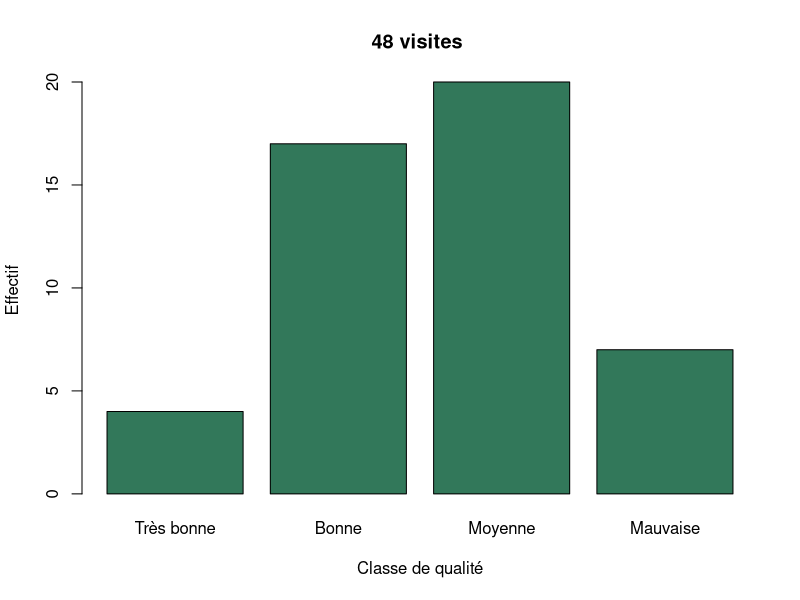
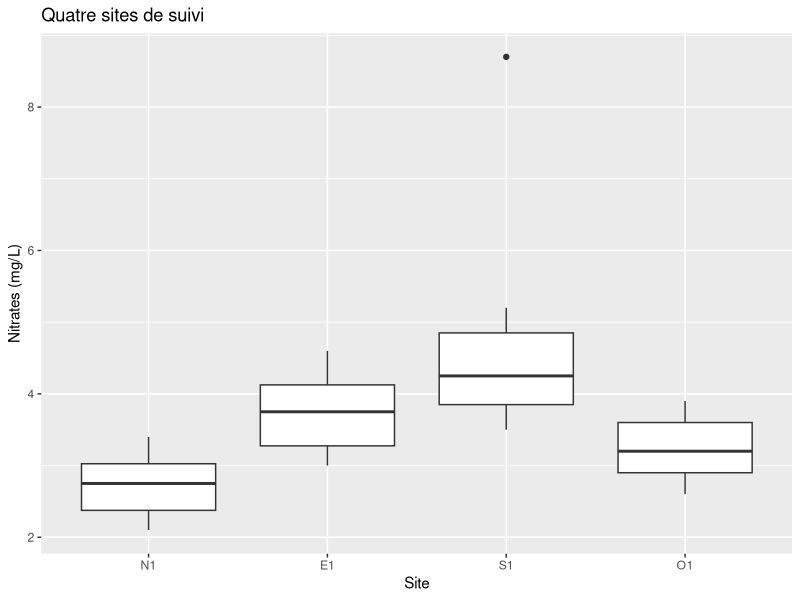
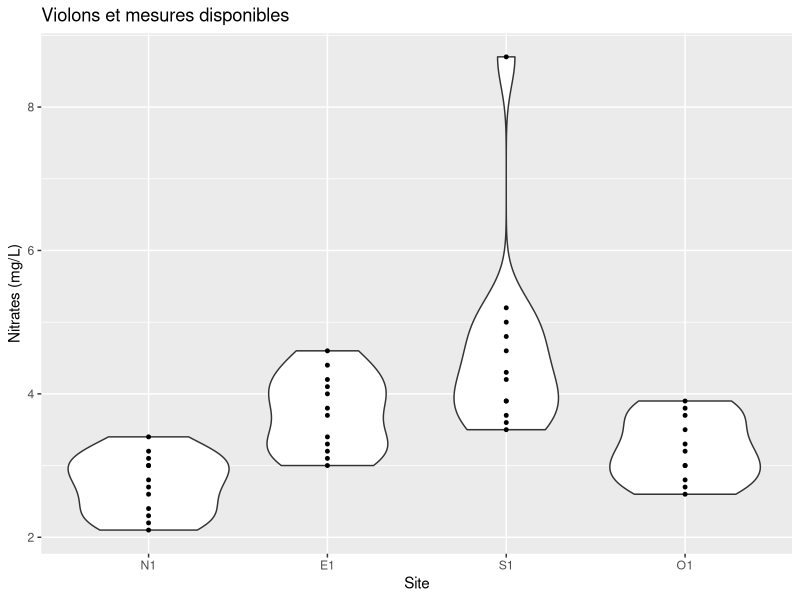
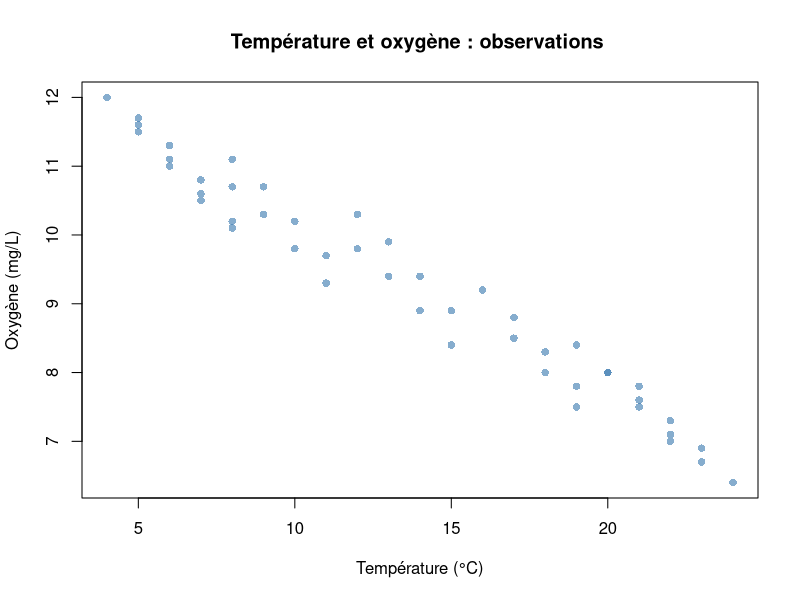
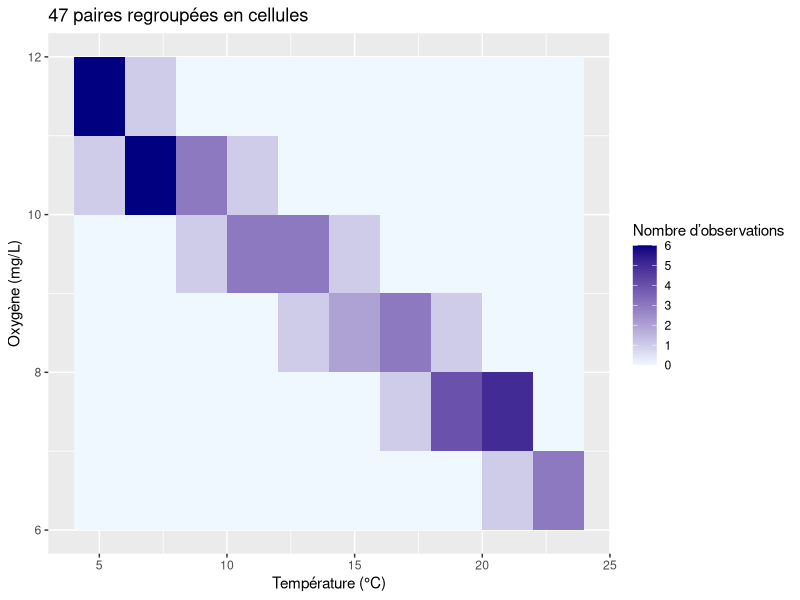
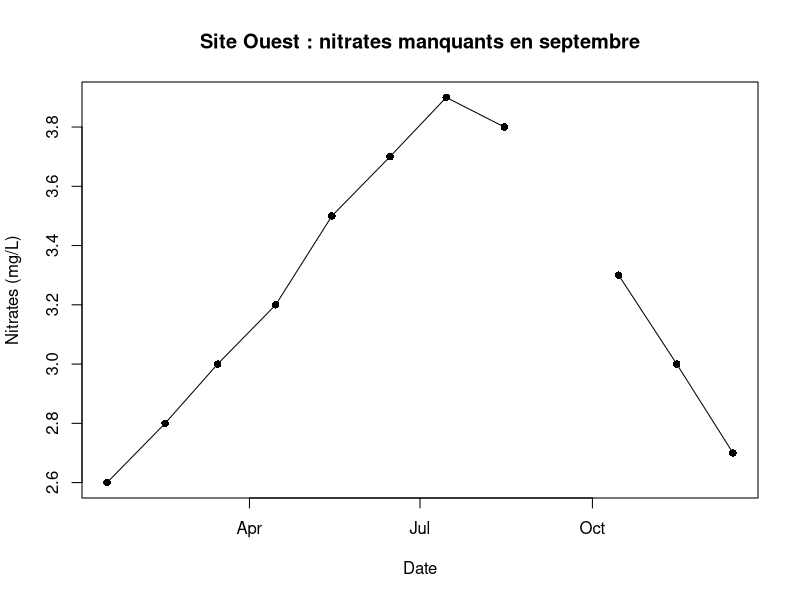
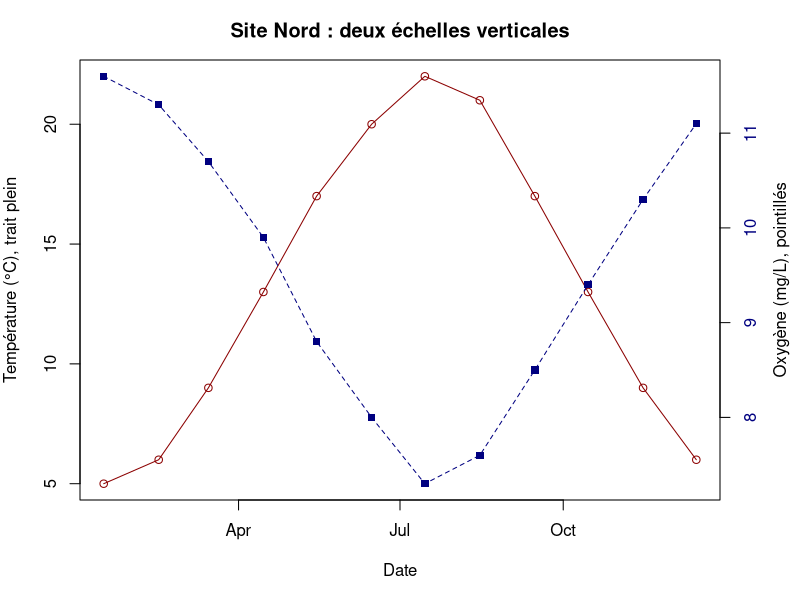

Generate these figures, in order, with R:
## ---- chunk 1
#| label: exemple-3-1-effectifs
# Bloc 1 : Effectifs
donnees <- read.csv("data/qualite_eau_visualisation.csv",
                    fileEncoding = "CP1252")
ordre <- c("très bonne", "bonne", "moyenne", "mauvaise")
effectifs <- table(factor(donnees$classe_qualite, levels = ordre))
print(effectifs)
cat("Classes manquantes :", sum(is.na(donnees$classe_qualite)), "\n")
## ---- chunk 2
#| label: exemple-3-1-barres
#| fig-width: 7
#| fig-height: 3.5
#| fig-alt: "Diagramme en barres"
# Bloc 2 : Diagramme en barres
barplot(effectifs, names.arg = c("Très bonne", "Bonne", "Moyenne", "Mauvaise"),
        col = "#32785a", xlab = "Classe de qualité", ylab = "Effectif",
        main = "48 visites ")
## ---- chunk 3
#| label: exemple-3-1-proportions
# Bloc 3 : Pourcentages
pourcentages <- 100 * effectifs / sum(effectifs)
print(round(pourcentages, 1))
## ---- chunk 4
#| label: exemple-3-2-quartiles
# Bloc 4 : Quartiles
donnees <- read.csv("data/qualite_eau_visualisation.csv",
                    fileEncoding = "CP1252")
mesures <- donnees$nitrates_mg_l[donnees$site == "O1"]
valeurs <- mesures[!is.na(mesures)]
cat("Disponibles :", length(valeurs), "Manquantes :", sum(is.na(mesures)), "\n")
quartiles <- quantile(valeurs, c(0.25, 0.5, 0.75), type = 7)
q1 <- quartiles[1]
mediane <- quartiles[2]
q3 <- quartiles[3]
print(quartiles)
## ---- chunk 5
#| label: exemple-3-2-bornes
# Bloc 5 : Moustaches
ecart_interquartile <- q3 - q1
borne_basse <- q1 - 1.5 * ecart_interquartile
borne_haute <- q3 + 1.5 * ecart_interquartile
interieur <- valeurs >= borne_basse & valeurs <= borne_haute
cat("Bornes :", borne_basse, borne_haute, "mg/L\n")
cat("Moustaches (mg/L) :", range(valeurs[interieur]), "\n")
cat("Valeurs signalées (mg/L) :", valeurs[!interieur], "\n")
## ---- chunk 6
#| label: exemple-3-2-groupes
#| fig-width: 7
#| fig-height: 3.5
#| fig-alt: "Comparer les sites"
# Bloc 6 : Comparer les sites
library(ggplot2)

donnees$site <- factor(donnees$site, levels = c("N1", "E1", "S1", "O1"))
mesures <- donnees[!is.na(donnees$nitrates_mg_l), ]
print(table(mesures$site))  # Mesures disponibles
print(aggregate(nitrates_mg_l ~ site, data = mesures, FUN = median))
ggplot(mesures, aes(x = site, y = nitrates_mg_l)) +
  geom_boxplot() +
  labs(x = "Site", y = "Nitrates (mg/L)", title = "Quatre sites de suivi")
## ---- chunk 7
#| label: exemple-3-2-violon
#| fig-width: 7
#| fig-height: 3.5
#| fig-alt: "Violon et observations"
# Bloc 7 : Violon et observations
ggplot(mesures, aes(x = site, y = nitrates_mg_l)) +
  geom_violin(trim = TRUE) +  # Arrêter aux extrêmes observés
  geom_point(size = 1) +
  labs(x = "Site", y = "Nitrates (mg/L)",
       title = "Violons et mesures disponibles")
## ---- chunk 8
#| label: exemple-3-3-nuage
#| fig-width: 7
#| fig-height: 3.5
#| fig-alt: "Nuage de points"
# Bloc 8 : Nuage de points
donnees <- read.csv("data/qualite_eau_visualisation.csv",
                    fileEncoding = "CP1252")
colonnes <- c("temperature_c", "oxygene_mg_l")
paires <- donnees[complete.cases(donnees[colonnes]), colonnes]
cat("Paires complètes :", nrow(paires), "Exclues :", nrow(donnees) - nrow(paires), "\n")
plot(paires$temperature_c, paires$oxygene_mg_l,
     pch = 16, col = adjustcolor("steelblue", alpha.f = 0.65),
     xlab = "Température (°C)", ylab = "Oxygène (mg/L)",
     main = "Température et oxygène : observations ")
## ---- chunk 9
#| label: exemple-3-3-grille
#| fig-width: 7
#| fig-height: 3.5
#| fig-alt: "Grille des effectifs"
# Bloc 9 : Grille des effectifs
library(ggplot2)

# Cellules : largeur de 2 °C et hauteur de 1 mg/L
limites_x <- seq(4, 26, by = 2)
limites_y <- 5:13
ggplot(paires, aes(x = temperature_c, y = oxygene_mg_l)) +
  geom_bin_2d(breaks = list(x = limites_x, y = limites_y),
              closed = "left", drop = FALSE) +
  scale_fill_gradient(low = "aliceblue", high = "navy") +
  labs(x = "Température (°C)", y = "Oxygène (mg/L)",
       fill = "Nombre d’observations", title = "47 paires regroupées en cellules")
## ---- chunk 10
#| label: exemple-3-3-donnees
# Bloc 10 : Préparer les dates
donnees$date <- as.Date(donnees$date, format = "%d.%m.%Y")
serie <- donnees[donnees$site == "O1", c("date", "nitrates_mg_l")]
serie <- serie[order(serie$date), ]
print(serie$date[is.na(serie$nitrates_mg_l)])
## ---- chunk 11
#| label: exemple-3-3-ligne
#| fig-width: 7
#| fig-height: 3.5
#| fig-alt: "Série temporelle"
# Bloc 11 : Série temporelle
plot(serie$date, serie$nitrates_mg_l, type = "o", pch = 16,
     xlab = "Date", ylab = "Nitrates (mg/L)",
     main = "Site Ouest : nitrates manquants en septembre")
## ---- chunk 12
#| label: exemple-3-3-doubleaxes
#| fig-width: 7
#| fig-height: 3.5
#| fig-alt: "Deux axes verticaux"
# Bloc 12 : Deux axes verticaux
nord <- donnees[donnees$site == "N1", ]
nord <- nord[order(nord$date), ]
cat("Visites :", nrow(nord), "\n")  # 12 paires complètes sur ce site
par(mar = c(5, 4, 3, 4))  # Place pour les deux axes verticaux
plot(nord$date, nord$temperature_c, type = "o", col = "darkred",
     xlab = "Date", ylab = "Température (°C), trait plein",
     main = "Site Nord : deux échelles verticales")
par(new = TRUE)  # Superposer la deuxième série
plot(nord$date, nord$oxygene_mg_l, type = "o", pch = 15, lty = 2,
     col = "navy", axes = FALSE, xlab = "", ylab = "")
axis(4, col.axis = "navy")
mtext("Oxygène (mg/L), pointillés", side = 4, line = 2.5)
par(new = FALSE)
